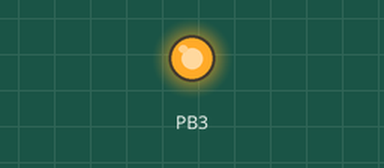
A program run on a simulated ATmega32, built with avr-gcc and emulated at 8 MHz. Shown: output pins drawn as LEDs (lit = HIGH).

Above: at 0.05 s.
At 0.45 s:
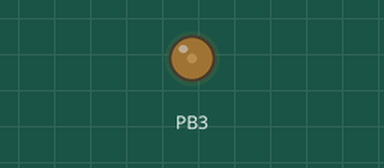
At 0.9 s:
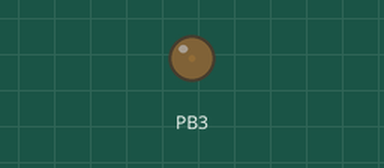
Timing chart, 0 to 3.0 s (numbered marks = the images above):
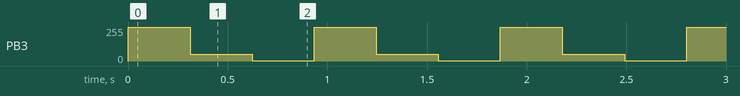

Measured:
- by itself, PB3: repeats every 0.93 s: 50/255 0.31 s, 1/255 0.31 s, 255/255 0.31 s

The program:

main.c
```c
/*
 *  main.c
 *
 *  Created: 25/8/2022 2:11:59 AM
 *  Author: Salma
 */

#define F_CPU 8000000

#include "util/delay.h"

#include <avr/io.h>

#include "BITMATH.h"
#include "STD_TYPES.h"

#include "GPIO.h"
#include "PWM.h"


int main(void)
{

    while(1)
    {
		//First Speed
        PWM_init() ;
        PWM_Generate(100) ;
        PWM_start() ;

        _delay_ms(300) ;

		//Second Speed
        PWM_init() ;
        PWM_Generate(20) ;
        PWM_start() ;

        _delay_ms(300) ;

		//Third Speed
        PWM_init() ;
        PWM_Generate(1) ;
        PWM_start() ;

        _delay_ms(300) ;

    }
}
```

PWM.c
```c
/*
 *  PWM.c
 *
 *  Created: 25/8/2022 2:16:12 AM
 *  Author: Salma
 */

#include <avr/io.h>

#include "BITMATH.h"
#include "STD_TYPES.h"

#include "GPIO.h"
#include "PWM.h"

void PWM_init(void)
{
	GPIO_voidSetPortPinDirection(PORT_B , PIN3 , OUTPUT) ;

	//Setting PWM Mode
	SET_BIT(TCCR_0 , T0_WGM00) ;
	SET_BIT(TCCR_0 , T0_WGM00) ;

	//Setting Non-Inverted Mode
	SET_BIT(TCCR_0 , T0_COM01) ;
}

void PWM_start(void)
{
	//Prescallar = 64
	SET_BIT(TCCR_0 , CS00) ;
	SET_BIT(TCCR_0 , CS01) ;
}

void PWM_Generate(u16 Duty_Cycle)
{
	//Setting OCR0 Value
	OCR_0 = ((Duty_Cycle * 256) / 100) - 1 ;
}
```

PWM.h
```c
/*
 * PWM.h
 *
 * Created: 2/3/2021 2:16:29 AM
 *  Author: Salma
 */


#ifndef PWM_H_
#define PWM_H_

/********************** Registers Definition **********************/
#define TCCR_0		TCCR0
#define TCNT_0		TCNT0
#define OCR_0 		OCR0
#define TIMSK_		TIMSK
#define TIFR_		TIFR

#define TCCR_1A		TCCR1A
#define TCCR_1B		TCCR1B
#define TCNT_1		TCNT1

/******************************************************************/

/************************ Registers PINS *************************/
#define T0_WGM01		3
#define T0_COM00		4
#define T0_COM01		5
#define T0_WGM00		6

#define TIMSK_TOIE0		0
#define TIMSK_OCIE0		1
#define TIMSK_TOIE1		2
#define TIMSK_OCIE1B	3
#define TIMSK_OCIE1A	4

#define TIFR_TOV0		0
#define TIFR_OCF0		1
#define TIFR_TOV1		2
#define TIFR_OCF1B		3
#define TIFR_OCF1A		4

#define CS00			0
#define CS01			1
#define CS02			2

#define CS10			0
#define CS11			1
#define CS12			2
/****************************************************************/

/************************ PWM Functions *************************/
void PWM_init(void) ;
void PWM_start(void) ;
void PWM_Generate(u16 Duty_Cycle) ;
/****************************************************************/

#endif /* PWM_H_ */
```

BITMATH.h
```c
/*
 * BITMATH.h
 *
 * Created: 1/20/2021 12:31:45 AM
 *  Author: Salma
 */


#ifndef BITMATH_H_
#define BITMATH_H_

#define SET_BIT(REG,BIT) (REG |= (1 << BIT))
#define CLEAR_BIT(REG,BIT) (REG &= ~(1 << BIT))
#define TOGGLE_BIT(REG,BIT) (REG ^= (1 << BIT))
#define CLEAR_REG(REG) (REG &= ~(255 << 0))
#define SET_REG(REG) (REG |= ~(255 << 0))
#define IS_SET(REG,BIT) (REG & (1 << BIT))
#define GIT_BIT(REG,BIT) ((REG << BIT) & 1)

#endif /* BITMATH_H_ */
```

GPIO.c
```c
/*
 * GPIO.c
 *
 * Created: 1/16/2021 2:16:45 AM
 *  Author: Salma
 */

#include "BITMATH.h"
#include "STD_TYPES.h"

#include "GPIO.h"

void GPIO_voidSetPortDirection (u8 cpy_PORT , u8 Dir)
{
	switch( cpy_PORT ){
		case PORT_A :
			if(Dir == OUTPUT)
				DDRA_R = 0xFF ;
			else if (Dir == INPUT)
				DDRA_R = 0x00 ;
			break;

		case PORT_B :
			if(Dir == OUTPUT)
				DDRB_R = 0xFF ;
			else if (Dir == INPUT)
				DDRB_R = 0x00 ;
			break;

		case PORT_C :
			if(Dir == OUTPUT)
				DDRC_R = 0xFF ;
			else if (Dir == INPUT)
				DDRC_R = 0x00 ;
			break;

		case PORT_D :
			if(Dir == OUTPUT)
				DDRD_R = 0xFF ;
			else if (Dir == INPUT)
				DDRD_R = 0x00 ;
			break;

		default: break;
	}
}

void GPIO_voidSetPortPinDirection (u8 cpy_PORT , u8 cpy_PIN , u8 Dir)
{
	switch( cpy_PORT ){
		case PORT_A :
			if ( Dir == OUTPUT )
				SET_BIT(DDRA_R , cpy_PIN) ;
			else if ( Dir == INPUT )
				CLEAR_BIT(DDRA_R , cpy_PIN) ;
			break;

		case PORT_B :
			if ( Dir == OUTPUT )
				SET_BIT(DDRB_R , cpy_PIN) ;
			else if ( Dir == INPUT )
				CLEAR_BIT(DDRB_R , cpy_PIN) ;
			break;

		case PORT_C :
			if ( Dir == OUTPUT )
				SET_BIT(DDRC_R , cpy_PIN) ;
			else if ( Dir == INPUT )
				CLEAR_BIT(DDRC_R , cpy_PIN) ;
			break;

		case PORT_D :
			if ( Dir == OUTPUT )
				SET_BIT(DDRD_R , cpy_PIN) ;
			else if ( Dir == INPUT )
				CLEAR_BIT(DDRD_R , cpy_PIN) ;
			break;

		default: break;
	}
}

void GPIO_voidSetPortPinValue (u8 cpy_PORT , u8 cpy_PIN , u8 cpy_value)
{
	switch( cpy_PORT ){
		case PORT_A :
			if ( cpy_value == 1 )
				SET_BIT(PORTA_R , cpy_PIN) ;
			else if ( cpy_value == 0 )
				CLEAR_BIT(PORTA_R , cpy_PIN) ;
			break;

		case PORT_B :
			if ( cpy_value == 1 )
				SET_BIT(PORTB_R , cpy_PIN) ;
			else if ( cpy_value == 0 )
				CLEAR_BIT(PORTB_R , cpy_PIN) ;
			break;

		case PORT_C :
			if ( cpy_value == 1 )
				SET_BIT(PORTC_R , cpy_PIN) ;
			else if ( cpy_value == 0 )
				CLEAR_BIT(PORTC_R , cpy_PIN) ;
			break;

		case PORT_D :
			if ( cpy_value == 1 )
				SET_BIT(PORTD_R , cpy_PIN) ;
			else if ( cpy_value == 0 )
				CLEAR_BIT(PORTD_R , cpy_PIN) ;
			break;

		default: break;
	}
}

void GPIO_voidSetPortValue(u8 cpy_PORT , u8 cpy_value)
{
	switch( cpy_PORT ){
		case PORT_A :
			PORTA_R = cpy_value ;
			break;

		case PORT_B :
			PORTB_R = cpy_value ;
			break;

		case PORT_C :
			PORTC_R = cpy_value ;
			break;

		case PORT_D :
			PORTD_R = cpy_value ;
			break;

		default: break;
	}
}

void GPIO_voidTogglePortPinValue (u8 cpy_PORT , u8 cpy_PIN)
{
	switch ( cpy_PORT ){
		case PORT_A :
			TOGGLE_BIT(PORTA_R , cpy_PIN) ;
			break;

		case PORT_B :
			TOGGLE_BIT(PORTB_R , cpy_PIN) ;
			break;

		case PORT_C :
			TOGGLE_BIT(PORTC_R , cpy_PIN) ;
			break;

		case PORT_D :
			TOGGLE_BIT(PORTD_R , cpy_PIN) ;
			break;
	}
}


u8 GPIO_u8GetPortPinValue(u8 cpy_PORT , u8 cpy_PIN)
{
	u8 local_u8retval = 0 ;

	switch ( cpy_PORT ){
		case PORT_A :
			local_u8retval = GIT_BIT(PINA_R , cpy_PIN) ;
			break;

		case PORT_B :
			local_u8retval = GIT_BIT(PINB_R , cpy_PIN) ;
			break;

		case PORT_C :
			local_u8retval = GIT_BIT(PINC_R , cpy_PIN) ;
			break;

		case PORT_D :
			local_u8retval = GIT_BIT(PIND_R , cpy_PIN) ;
			break;

		default: break;
	}

	return local_u8retval ;
}

u8 GPIO_u8GetPortValue(u8 cpy_PORT)
{
	u8 local_u8retval = 0 ;

	switch ( cpy_PORT ){
		case PORT_A :
			local_u8retval = PINA_R ;
			break;

		case PORT_B :
			local_u8retval = PINB_R ;
			break;

		case PORT_C :
			local_u8retval = PINC_R ;
			break;

		case PORT_D :
			local_u8retval = PIND_R ;
			break;

		default: break;
	}

	return local_u8retval ;
}
```

GPIO.h
```c
/*
 * GPIO.h
 *
 * Created: 1/16/2021 2:17:14 AM
 *  Author: Salma
 */


#ifndef GPIO_H_
#define GPIO_H_

	/* Registers Definition */

	/* PORTA Register*/
	#define  PINA_R       *( (volatile u8 *) (0x39) )
	#define  DDRA_R       *( (volatile u8 *) (0x3A) )
	#define  PORTA_R      *( (volatile u8 *) (0x3B) )

	/* PORTB Register*/
	#define  PINB_R       *( (volatile u8 *) (0x36) )
	#define  DDRB_R       *( (volatile u8 *) (0x37) )
	#define  PORTB_R      *( (volatile u8 *) (0x38) )

	/* PORTC Register*/
	#define  PINC_R      *( (volatile u8 *) (0x33) )
	#define  DDRC_R      *( (volatile u8 *) (0x34) )
	#define  PORTC_R     *( (volatile u8 *) (0x35) )

	/* PORTD Register*/
	#define  PIND_R      *( (volatile u8*) (0x30) )
	#define  DDRD_R      *( (volatile u8*) (0x31) )
	#define  PORTD_R     *( (volatile u8*) (0x32) )


	/* PORTS Macros */
	#define PORT_A		0
	#define PORT_B		1
	#define PORT_C		2
	#define PORT_D		3

	/* PINS Macros */
	#define PIN0	0
	#define PIN1	1
	#define PIN2	2
	#define PIN3	3
	#define PIN4	4
	#define PIN5	5
	#define PIN6	6
	#define PIN7	7

	/* Direction Macros */
	#define OUTPUT	1
	#define INPUT	0

	/******************** PUBPLIC FUNCTIONS ********************/

	/*Description : Setting PORT Direction
	  Parameters  : PORT(A>>D) , Direction(OUTPUT,INPUT)*/
	void GPIO_voidSetPortDirection (u8 cpy_PORT , u8 Dir);

	/*Description : Setting PIN Direction
	  Parameters  : PORT(A>>D) , PIN(0>>7) , Direction(OUTPUT,INPUT)*/
	void GPIO_voidSetPortPinDirection (u8 cpy_PORT , u8 cpy_PIN , u8 Dir);

	/*Description : Setting PIN Value
	  Parameters  : PORT(A>>D) , PIN(0>>7) , Value(1,0)*/
	void GPIO_voidSetPortPinValue (u8 cpy_PORT , u8 cpy_PIN , u8 cpy_value);

	/*Description : Setting PORT Value
	  Parameters  : PORT(A>>D) , Value(1,0)*/
	void GPIO_voidSetPortValue(u8 cpy_PORT , u8 cpy_value);

	/*Description : Toggle PIN Value
	  Parameters  :  PORT(A>>D) , PIN(0>>7)*/
	void GPIO_voidTogglePortPinValue (u8 cpy_PORT , u8 cpy_PIN);

	/*Description : Getting PIN Value
	  Parameters  : PORT(A>>D) , PIN(0>>7)*/
	u8 GPIO_u8GetPortPinValue(u8 cpy_PORT , u8 cpy_PIN);

	/*Description : Getting PORT Value
	  Parameters  : PORT(A>>D))*/
	u8 GPIO_u8GetPortValue(u8 cpy_PORT);


#endif /* GPIO_H_ */
```

STD_TYPES.h
```c
/*
 * STD.h
 *
 * Created: 1/16/2021 2:33:47 AM
 *  Author: m2381
 */


#ifndef STD_TYPES_H_
#define STD_TYPES_H_


typedef unsigned char           u8  ;
typedef unsigned short int      u16 ;
typedef unsigned long int       u32 ;
typedef unsigned long long int  u64 ;

typedef signed char             s8  ;
typedef signed short int        s16 ;
typedef signed long int         s32 ;
typedef signed long long int    s64 ;


#endif /* STD_TYPES_H_ */
```
